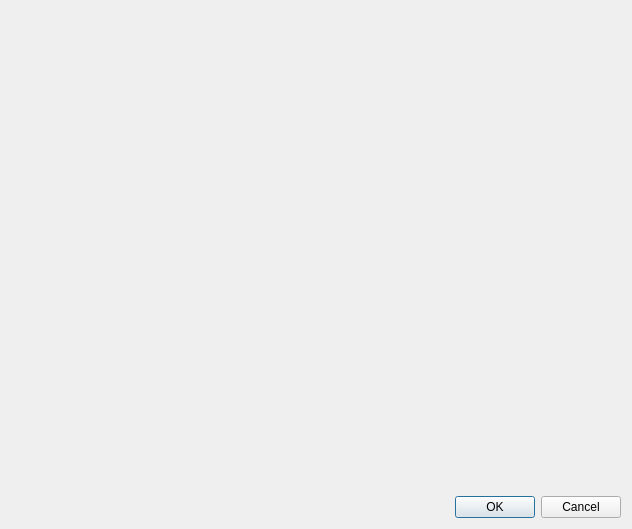
<?xml version="1.0" encoding="UTF-8"?>
<ui version="4.0">
 <class>DialogConf</class>
 <widget class="QDialog" name="DialogConf">
  <property name="geometry">
   <rect>
    <x>0</x>
    <y>0</y>
    <width>632</width>
    <height>529</height>
   </rect>
  </property>
  <property name="windowTitle">
   <string>Dialog</string>
  </property>
  <layout class="QGridLayout" name="gridLayout">
   <item row="0" column="0">
    <widget class="WidgetCtrl" name="widgetCtrl" native="true">
     <property name="locale">
      <locale language="English" country="UnitedStates"/>
     </property>
    </widget>
   </item>
   <item row="1" column="0">
    <widget class="QDialogButtonBox" name="buttonBox">
     <property name="locale">
      <locale language="English" country="UnitedStates"/>
     </property>
     <property name="orientation">
      <enum>Qt::Horizontal</enum>
     </property>
     <property name="standardButtons">
      <set>QDialogButtonBox::Cancel|QDialogButtonBox::Ok</set>
     </property>
    </widget>
   </item>
  </layout>
 </widget>
 <customwidgets>
  <customwidget>
   <class>WidgetCtrl</class>
   <extends>QWidget</extends>
   <header>gui/WidgetCtrl.h</header>
   <container>1</container>
  </customwidget>
 </customwidgets>
 <resources/>
 <connections>
  <connection>
   <sender>buttonBox</sender>
   <signal>accepted()</signal>
   <receiver>DialogConf</receiver>
   <slot>accept()</slot>
   <hints>
    <hint type="sourcelabel">
     <x>248</x>
     <y>254</y>
    </hint>
    <hint type="destinationlabel">
     <x>157</x>
     <y>274</y>
    </hint>
   </hints>
  </connection>
  <connection>
   <sender>buttonBox</sender>
   <signal>rejected()</signal>
   <receiver>DialogConf</receiver>
   <slot>reject()</slot>
   <hints>
    <hint type="sourcelabel">
     <x>316</x>
     <y>260</y>
    </hint>
    <hint type="destinationlabel">
     <x>286</x>
     <y>274</y>
    </hint>
   </hints>
  </connection>
 </connections>
</ui>
